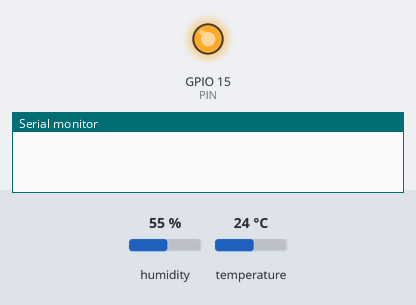
Recording of a sketch running on a simulated ESP32. Shown: output pins drawn as LEDs (lit = HIGH), the last lines printed to the serial monitor. The test bench sets the inputs (shaded band); at power-on: humidity 55 %, temperature 24 °C.

Above: at 0.07 s.
At 2.6 s:
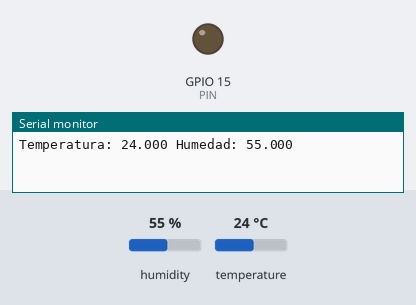
Timing chart, 0 to 6.7 s (numbered marks = the images above):
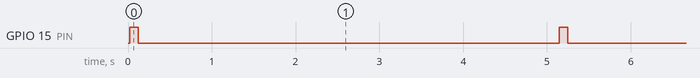

Measured:
- by itself, GPIO 15 (PIN): alternates HIGH for 0.10 s and LOW for 5.0 s

The sketch:

09_HumiditySensor.ino
```cpp
#include <DHT.h>
#define DHTPIN 12
#define DHTTYPE DHT11
#define PIN 15


DHT dht(DHTPIN, DHTTYPE);

float temperature = 0.0;
float humidity = 0.0;


void setup() {
  Serial.begin(115200);
  dht.begin();
  pinMode(PIN, OUTPUT);

}

void loop() {
  temperature = dht.readTemperature();
  humidity = dht.readHumidity();
  digitalWrite(PIN, HIGH);
  delay(100);
  digitalWrite(PIN, LOW);

  Serial.printf("Temperatura: %.3f Humedad: %.3f \n", temperature, humidity);
  delay(5000);
  }
```
